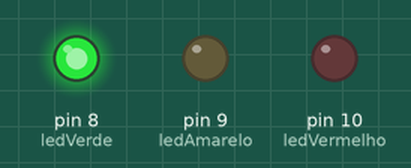
Simulated run of this sketch. Board: Arduino Uno, built with avr-gcc and run on an emulated ATmega328P. Shown: output pins drawn as LEDs (lit = HIGH).

Above: at 1.5 s.
At 4.0 s:
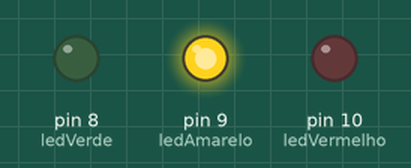
At 7.5 s:
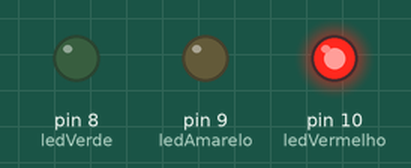
Timing chart, 0 to 13.0 s (numbered marks = the images above):
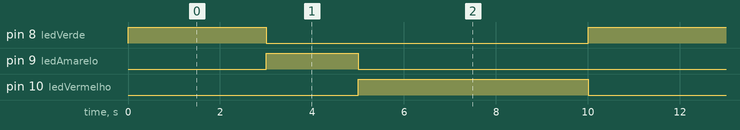

Measured:
- by itself, pin 8 (ledVerde): alternates HIGH for 3.0 s and LOW for 7.0 s
- by itself, pin 9 (ledAmarelo): alternates HIGH for 2.0 s and LOW for 8.0 s
- by itself, pin 10 (ledVermelho): alternates HIGH for 5.0 s and LOW for 5.0 s

The sketch:

aula_31_sem_foro1.ino
```cpp
#define ledVerde 8
#define ledAmarelo 9
#define ledVermelho 10

unsigned long tempoInicial = 0, tempoAtual;
const int tempoVerde = 3000;    // 3 segundos
const int tempoAmarelo = 2000;  // 2 segundos
const int tempoVermelho = 5000; // 5 segundos

void setup() {
  pinMode(ledVerde, OUTPUT);
  pinMode(ledAmarelo, OUTPUT);
  pinMode(ledVermelho, OUTPUT);
}

void loop() {
  tempoAtual = millis();
  if (tempoAtual - tempoInicial < tempoVerde){
    // Led Verde, 3s
    digitalWrite(ledVerde, HIGH);
    digitalWrite(ledAmarelo, LOW);
    digitalWrite(ledVermelho, LOW);
  } else if (tempoAtual - tempoInicial < tempoVerde + tempoAmarelo){
    // Led Amarelo, 2s
    digitalWrite(ledVerde, LOW);
    digitalWrite(ledAmarelo, HIGH);
    digitalWrite(ledVermelho, LOW);
  } else if (tempoAtual - tempoInicial < tempoVerde + tempoAmarelo + tempoVermelho){
    // Led Vermelho, 5s
    digitalWrite(ledVerde, LOW);
    digitalWrite(ledAmarelo, LOW);
    digitalWrite(ledVermelho, HIGH);
  } else {
    tempoInicial = tempoAtual;
  }
}
```
